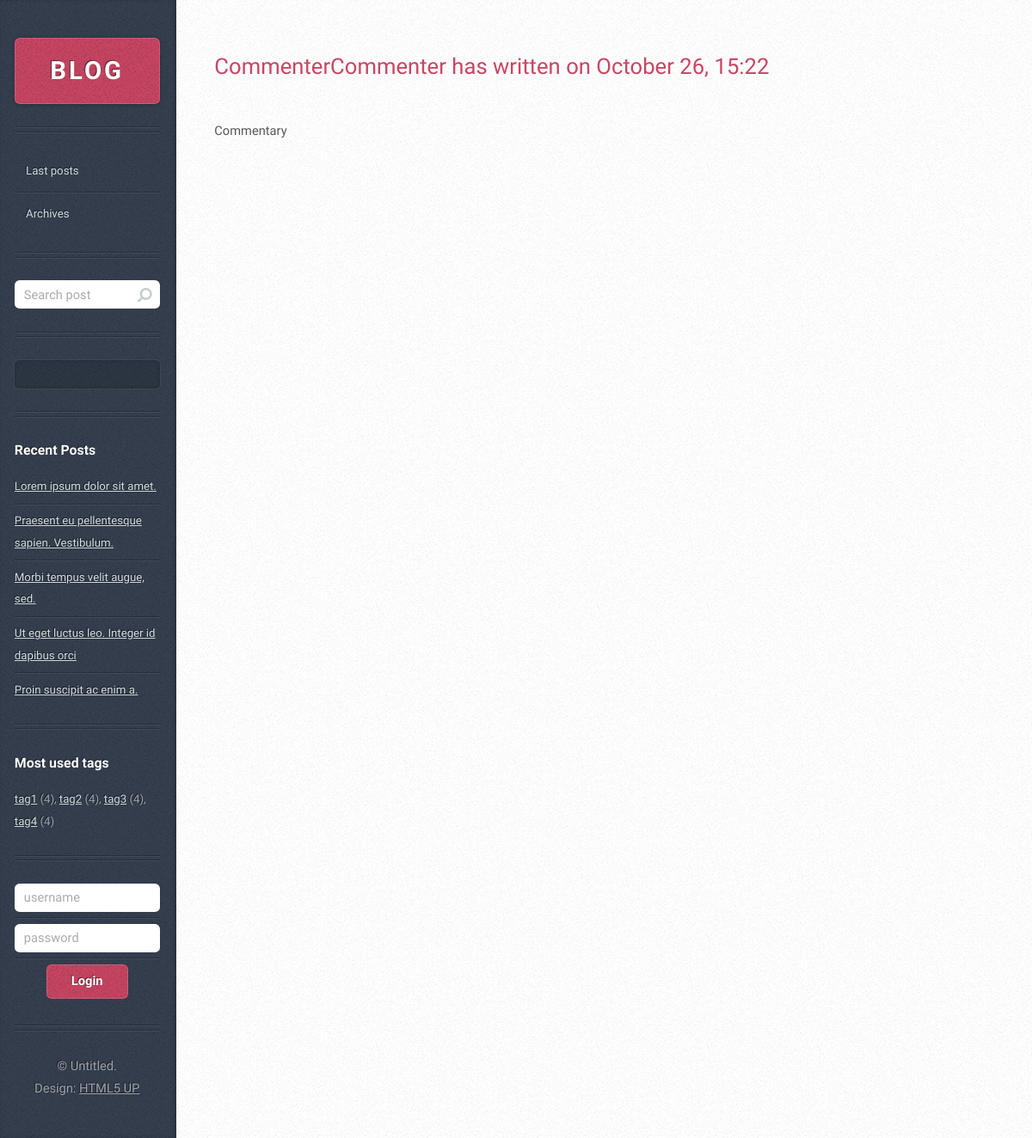
Before: /commentary/10 with the older database file.
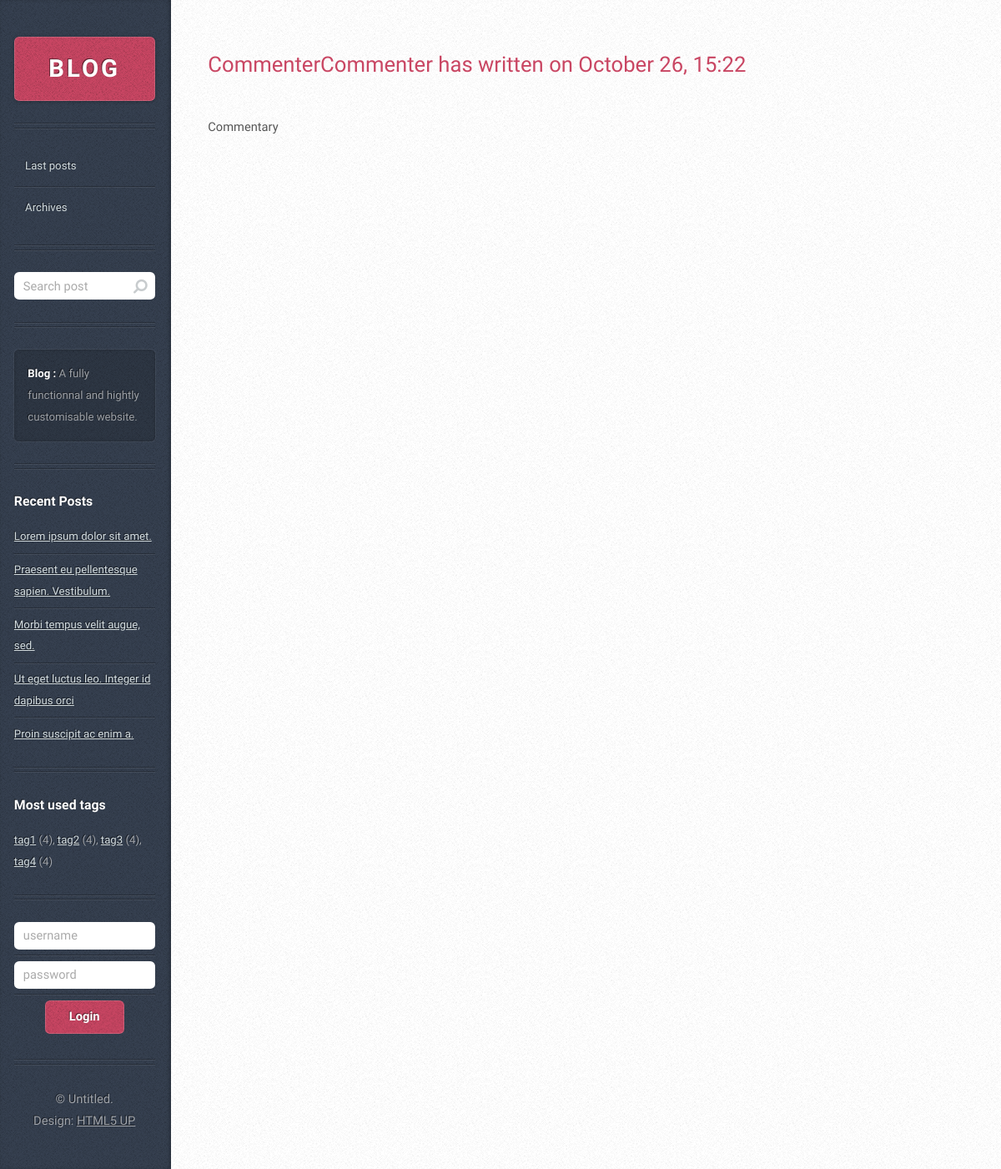
After: the same page with the newer database file.
### posts/models.py (models this page shows)
class Option(models.Model):
    name = models.CharField(max_length=256, default="")
    nb_post_page = models.PositiveIntegerField(default=5)
    message = models.CharField(max_length=256, default="")
    recent_posts = models.BooleanField(default=True)
    most_used_tags = models.BooleanField(default=True)
    used = models.BooleanField(default=False)

### posts/views.py (the view)
# urls.py: url(r'^commentary/(?P<commentary_id>[0-9].+)$', views.commentary, name='commentary'),
def commentary(request, commentary_id):
    commentary = get_object_or_404(Commentary, pk=commentary_id)
    if not commentary.validated:
        raise Http404("Page not found")
    return render(request, 'commentary_wrapper.html', {'commentary': commentary})

### posts/context_processors.py (called while the page is built)
def posts_processor(request):
    return {'recent_posts': Post.objects.filter(pub_date__lte=timezone.now()).order_by('-pub_date')[:5]}

def tags_processor(request):
    return {'most_used_tags': sorted(Tag.objects.all(), key=lambda x: x.post_set.count())[:5]}

def options_processor(request):
    try:
        return {'options': Option.objects.filter(used=True)[0]}
    except IndexError:
        return {'options': {'message': '', 'recent_posts': True, 'most_used_tags': True}}

### posts/models.py (called while the page is built)
    def __str__(self):
        return self.tag

### posts/templates/commentary_wrapper.html
{% extends 'core/overall.html' %}
{% block content %}
	{% include 'core/commentary.html' with commentary=commentary %}
{% endblock %}

### posts/templates/core/overall.html (shortened to what this page needs)
<!DOCTYPE html>
<html>
    <head>
    <link rel="stylesheet" href="{% static 'css/main.css' %}" />
    </head>
<body>
    <div id="sidebar">
        <h1 id="logo"><a href="{% url 'index' %}">BLOG</a></h1>
        <nav id="nav">
            <ul>
                {% if request.path == '/' or request.path == '/1/' %}
                <li class="current"><a href="{% url 'index' %}">Last posts</a></li>
                {% else %}
                <li><a href="{% url 'index' %}">Last posts</a></li>
                {% endif %}
                <li><a href="#">Archives</a></li>
        </nav>
        <section class="box search">
            <form action="{% url 'search' %}" method="post" id="search">
                <input type="text" name="search" placeholder="Search post" id="search_input" value="{{ search }}">
            </form>
        </section>
        <section class="box text-style1">
            <div class="inner">
                <p>
                    {{ options.message|safe }}
                </p>
            </div>
        </section>
        {% if options.recent_posts %}
        <section class="box recent-posts">
            <header>
                <h2>Recent Posts</h2>
            </header>
            <ul>
                {% for recent_post in recent_posts %}
                <li><a href="{% url 'post' recent_post.id %}">{{ recent_post.title }}</a></li>
                {% endfor %}
            </ul>
        </section>
        {% endif %}
        {% if options.most_used_tags %}
        <section class="box recent-posts">
            <header>
                <h2>Most used tags</h2>
            </header>
            {% for used_tag in most_used_tags %}
            <a href="{% url 'posts_by_tag' used_tag %}">{{ used_tag }}</a>
            {% if used_tag != most_used_tags|last %}
                ({{ used_tag.post_set.count }}),
            {% else %}
                ({{ used_tag.post_set.count }})
            {% endif %}
            {% endfor %}
        </section>
        {% endif %}
        <section class="box recent-posts">
            {% if user.is_authenticated %}
            <form action="{% url 'logout' %}" method="post" id="logout">
                {% csrf_token %}
                <ul><center>
                    <li><span>Connected as {{ user.username }}</span></li>
                    <li><input type="submit" name="logout" value="Logout"></li>
                </center></ul>
            </form>
            {% else %}
            <form action="{% url 'login' %}" method="post" id="login">
                <ul>
                    <li><input type="text" name="username" placeholder="username"></li>
                    <li><input type="password" name="password" placeholder="password"></li>
                    <li><center><input type="submit" name="login" value="Login"></center></li>
                </ul>
            </form>
            {% endif %}
        </section>
        <ul id="copyright">
            <li>&copy; Untitled.</li><li>Design: <a href="http://html5up.net">HTML5 UP</a></li>
        </ul>
    </div>
    <div id="content">
        <div class="inner">
        	{% block content %}
        	{% endblock %}
        </div>
    </div>
</body>
</html>

Changed rows visible on the page:
now on this page (row edited): Option: message "Blog : A fully functionnal and hightly customisable website."
